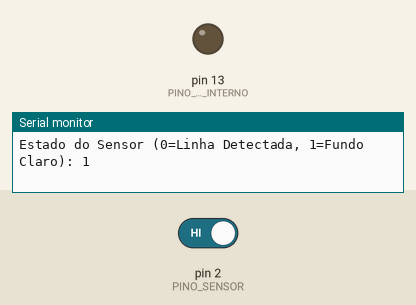
Bench run of a sketch on a simulated Arduino Uno, built with avr-gcc and run on an emulated ATmega328P. On the bench: output pins drawn as LEDs (lit = HIGH), the last lines printed to the serial monitor. The inputs (shaded band) are chosen by the test bench; at power-on: pin 2 (PINO_SENSOR) HIGH.

Above: at 1.2 s.
1.3 s: pin 2 (PINO_SENSOR) driven LOW
At 1.9 s:
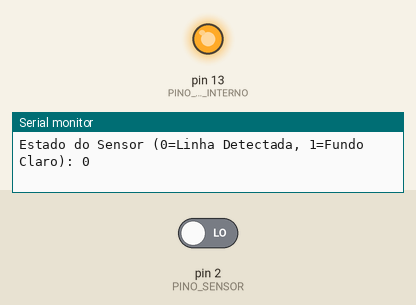
2.8 s: pin 2 (PINO_SENSOR) driven HIGH
At 3.3 s:
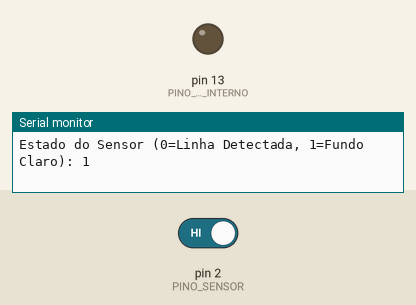
Timing chart, 0 to 5.8 s (numbered marks = the images above; inputs shaded):
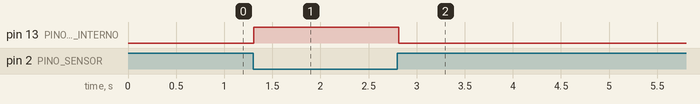

Measured:
- after the input at 1.3 s, pin 13 (PINO_LED_INTERNO): LOW → HIGH at once
- after the input at 2.8 s, pin 13 (PINO_LED_INTERNO): HIGH → LOW at once

The sketch:

Leitura_Digital.ino
```cpp
/*
 * Exemplo: Leitura Digital de Sensor de Linha (MH-Sensor-Series)
 * Autor: Deividson Luiz Okopnik
 * Placa: Arduino Uno
 *
 * Descrição:
 * Este código demonstra a leitura digital de um sensor de linha (IR refletivo),
 * que é comumente usado em robôs seguidores de linha. O LED interno do Arduino
 * (pino 13) acenderá quando o sensor detectar uma linha escura (ou vice-versa,
 * dependendo da calibração do sensor).
 *
 * Componentes Necessários:
 * - 1x Arduino Uno
 * - 1x Sensor de Linha (MH-Sensor-Series)
 * - Jumpers
 *
 * Instruções de Ligação (Wiring):
 * 1. Pino VCC do Sensor -> Pino 5V do Arduino.
 * 2. Pino GND do Sensor -> Pino GND do Arduino.
 * 3. Pino OUT (Sinal Digital) do Sensor -> Pino Digital 2 do Arduino.
 *
 * Observações:
 * O sensor de linha MH-Sensor-Series geralmente possui um potenciômetro para
 * ajustar a sensibilidade (limiar de detecção).
 * O valor lido (HIGH ou LOW) depende da calibração e se o sensor está sobre
 * uma superfície clara ou escura.
 */

// Definição dos pinos
#define PINO_SENSOR 2
#define PINO_LED_INTERNO 13

void setup() {
  // Configura o pino do sensor como entrada
  pinMode(PINO_SENSOR, INPUT);
  // Configura o LED interno como saída
  pinMode(PINO_LED_INTERNO, OUTPUT);
  Serial.begin(9600);
}

void loop() {
  // Lê o estado do sensor
  int estadoSensor = digitalRead(PINO_SENSOR);

  // Imprime o estado no Monitor Serial
  Serial.print("Estado do Sensor (0=Linha Detectada, 1=Fundo Claro): ");
  Serial.println(estadoSensor);

  // Acende o LED interno se a linha for detectada (assumindo LOW = Linha Detectada)
  if (estadoSensor == LOW) {
    digitalWrite(PINO_LED_INTERNO, HIGH); // LED aceso
  } else {
    digitalWrite(PINO_LED_INTERNO, LOW);  // LED apagado
  }

  delay(100);
}
```
